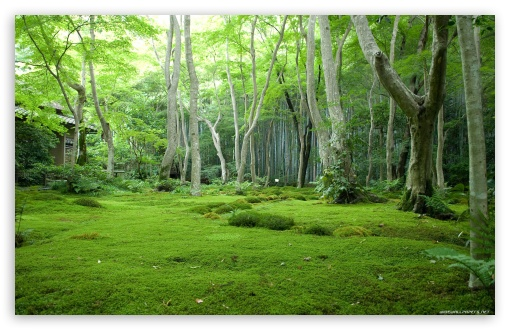
#> input picture Retos/Reto1-procesamiento-de-imagenes/Wild.jpg, 510 x 330 px, found by its file name
$ jupyter execute RetoSem02.ipynb
#> lines starting #> are read from the running program, lines starting #| are printed output that depends on the picture
[cell 1]
#Para acceder a mis datos en drive
from google.colab import drive
drive.mount('/content/drive')

[cell 2]
#Librerias
import cv2
import numpy as np
import matplotlib.pyplot as plt

[cell 3]
#Imágenes
bosque = cv2.imread('/content/drive/MyDrive/Semestre 8/ReconocimientoDePatrones/RetoSemanaDos/Wild.jpg')
#> bosque is the input picture: shape (330, 510, 3); mean B, G, R 84.9, 146.7, 118.5
caballo = cv2.imread('/content/drive/MyDrive/Semestre 8/ReconocimientoDePatrones/RetoSemanaDos/Horse.jpg')
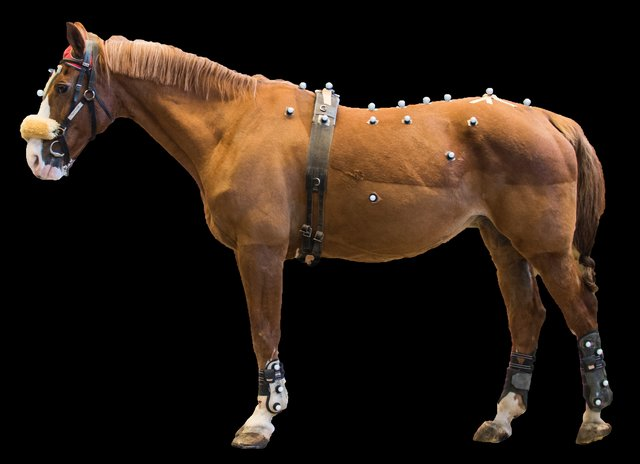
#> input picture Retos/Reto1-procesamiento-de-imagenes/Horse.jpg, 640 x 464 px, found by its file name
#> caballo is the input picture: shape (464, 640, 3); mean B, G, R 20.6, 29.9, 42.5
rta = cv2.imread('/content/drive/MyDrive/Semestre 8/ReconocimientoDePatrones/RetoSemanaDos/Resultado.jpg')
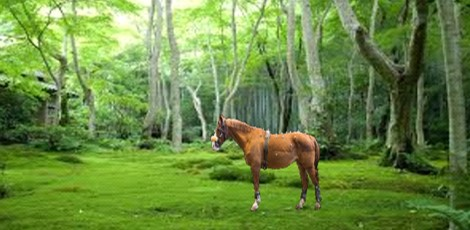
#> input picture Retos/Reto1-procesamiento-de-imagenes/Resultado.jpg, 470 x 230 px, found by its file name
#> rta is the input picture: shape (230, 470, 3); mean B, G, R 66.9, 138, 106.9

bosque = bosque[:,:,[2,1,0]]
caballo = caballo[:,:,[2,1,0]]
rta = rta[:,:,[2,1,0]]
#Graficas
plt.figure(figsize=(25,15))
plt.subplot(3,1,1)
plt.imshow(bosque)
plt.title('Bosque')
plt.subplot(3,1,2)
plt.imshow(caballo)
plt.title('Caballo')
plt.subplot(3,1,3)
plt.imshow(rta)
plt.title('Resultado esperado')
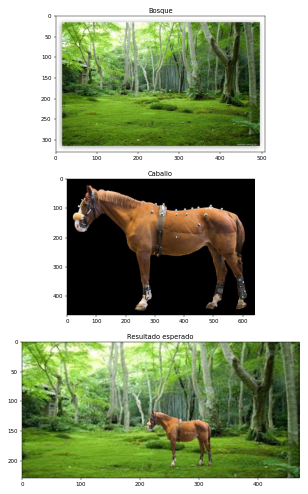
#> figure drawn by matplotlib, 3 panels

[cell 4]
#Tamaño del bosque
#Dimensiones para recorrer la imagen grande (bosque)
[Fl, Cl, Ch]=bosque.shape
#> Fl = 330; Cl = 510; Ch = 3
print('Filas = ',Fl,'\nColumnas = ',Cl, '\nCanales = ',Ch)
#| Filas =  330
#| Columnas =  510
#| Canales =  3

[cell 5]
#Tamaño del caballo
#y así definir el tamaño de la imagen de corte que guarde la relación de la original
[Fc,Cc,Cnc] = caballo.shape
#> Fc = 464; Cc = 640; Cnc = 3
print('Filas = ',Fc,'\nColumnas = ',Cc, '\nCanales = ',Cnc)
#| Filas =  464
#| Columnas =  640
#| Canales =  3

[cell 6]
#Haciendo el bosque más grande
bosqueG = cv2.resize(bosque, (Cl*4, Fl*4))
plt.imshow(bosqueG)

[cell 7]
bosque2 = bosqueG
caballo2 = caballo

[cell 8]
#Recorriendo la imagen posición por posición
for i in range(600,600+Fc,1):
  for j in range(900,900+Cc,1):
    ii = i - 600
    jj = j - 900
    if (caballo2[ii, jj, 0] + caballo2[ii, jj, 1] + caballo2[ii, jj, 2]) <=3:
      caballo2[ii,jj,0] = bosque2[i,j,0]
      caballo2[ii,jj,1] = bosque2[i,j,1]
      caballo2[ii,jj,2] = bosque2[i,j,2]
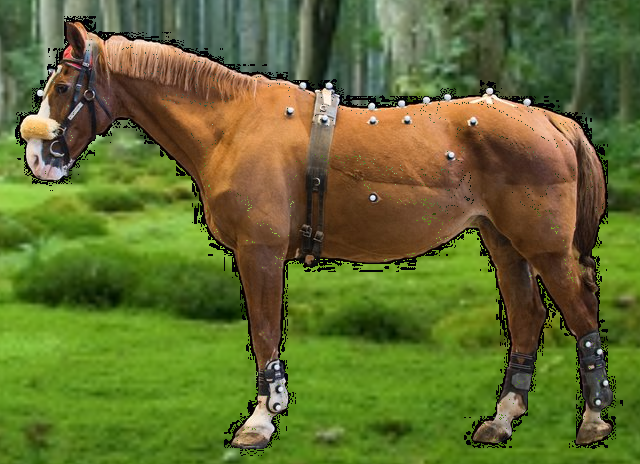
#> caballo2: shape (464, 640, 3); mean R, G, B 97.8, 108.6, 48.1

plt.title('Mi Primera Chamba')
plt.imshow(caballo2)

[cell 9]
#Recorriendo la imagen posición por posición
for i in range(600,600+Fc,1):
  for j in range(900,900+Cc,1):
    ii = i - 600
    jj = j - 900
    if not (caballo2[ii,jj,0] == caballo2[ii,jj,1] == caballo2[ii,jj,2] == 0):
      bosque2[i,j,0] = caballo2[ii,jj,0]
      bosque2[i,j,1] = caballo2[ii,jj,1]
      bosque2[i,j,2] = caballo2[ii,jj,2]
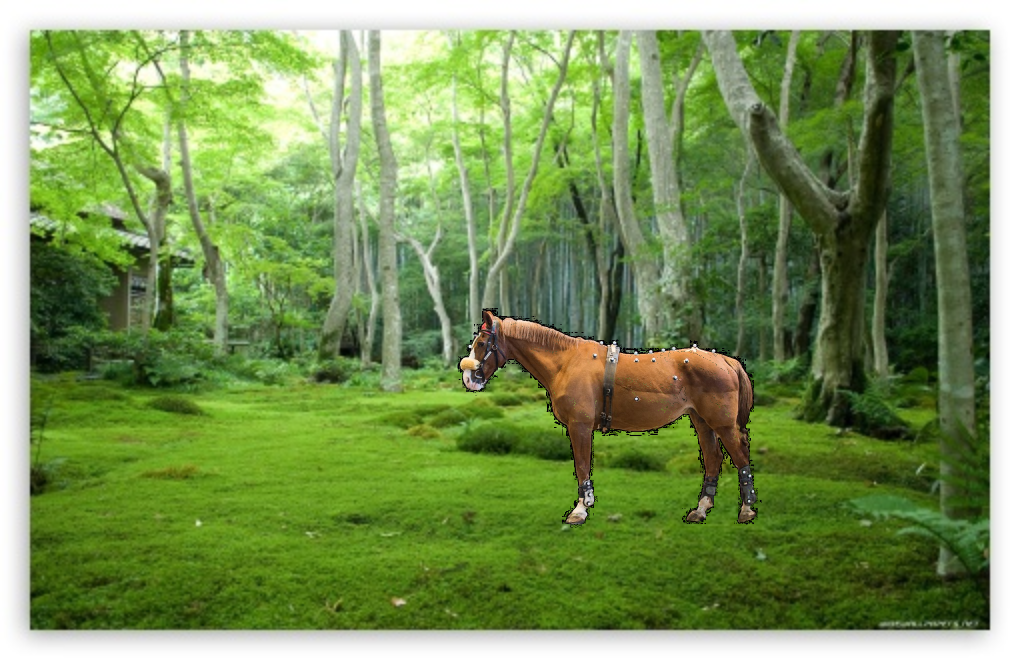
#> bosque2: shape (1320, 2040, 3) (shown at 1/2 size); mean R, G, B 119.4, 145, 85.1

plt.title('Mi Primera Chamba')
plt.imshow(bosque2)
